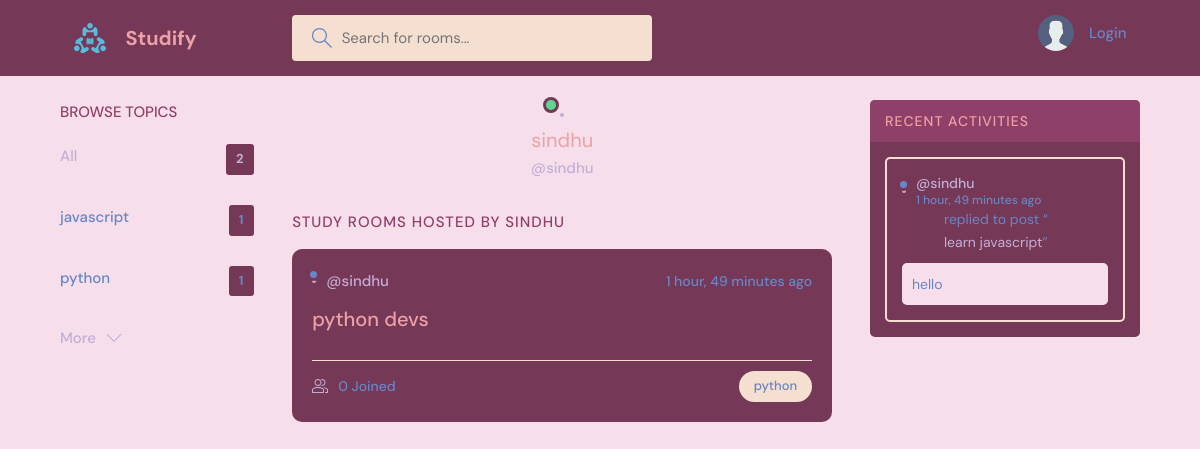
Screenshot of /profile/3/ with the database file from the repository.
### base/models.py (models this page shows, shortened)
class Topic(models.Model):
    name = models.CharField(max_length=200)

class Room(models.Model):
    host = models.ForeignKey(User, on_delete=models.SET_NULL, null=True)
    topic = models.ForeignKey(Topic, on_delete=models.SET_NULL, null=True)
    name = models.CharField(max_length=200)
    description = models.TextField(null=True, blank=True)
    participants = models.ManyToManyField(User, related_name='participants', blank=True)
    updated = models.DateTimeField(auto_now=True)
    created = models.DateTimeField(auto_now_add=True)
    class Meta:
        ordering = ['-updated', '-created']
    def __str__(self):
        return self.name

class Message(models.Model):
    user = models.ForeignKey(User, on_delete=models.CASCADE)
    room = models.ForeignKey(Room, on_delete=models.CASCADE)
    body = models.TextField()
    updated = models.DateTimeField(auto_now=True)
    created = models.DateTimeField(auto_now_add=True)
    class Meta:
        ordering = ['-updated', '-created']
    def __str__(self):
        return self.body[0:50]

### base/views.py (the view)
# urls.py: path('profile/<str:pk>/', views.userProfile, name="user-profile" ),
def userProfile(request, pk):
    user = User.objects.get(id=pk)
    rooms = user.room_set.all()
    room_messages = user.message_set.all()
    topics = Topic.objects.all()
    context = {'user': user, 'rooms': rooms, 'room_messages': room_messages, 'topics': topics}
    return render(request, 'base/profile.html', context)

### base/templates/base/profile.html (shortened to what this page needs)
{% extends 'main.html' %} {% block content %}
  <main class="profile-page layout layout--3">
    <div class="container">
      {% include 'base/topic_component.html' %}
      <div class="roomList">
        <div class="profile">
          <div class="profile__avatar">
            <div class="avatar avatar--large active">
            </div>
          </div>
          <div class="profile__info">
            <h3>{{user.username}}</h3>
            <p>@{{user.username}}</p>
          </div>
        </div>
        <div class="roomList__header">
          <div>
            <h2>Study Rooms Hosted by {{user.username}}</a>
            </h2>
          </div>
        </div>
        {% include 'base/feed_component.html' %}
      </div>
      {% include 'base/activity_component.html' %}
    </div>
  </main>
{% endblock %}

### templates/main.html (shortened to what this page needs)
<!DOCTYPE html>
{% load static %}
<html lang="en">
  <head>
    <link rel="stylesheet" href="{% static 'styles/style.css' %}" />
  </head>
  <body>
    {% include 'navbar.html' %}
    {% block content %}
    {% endblock %}
  </body>
</html>

### templates/navbar.html (shortened to what this page needs)
{% load static %}
<header class="header header--loggedIn">
    <div class="container">
      <a href="{% url 'home' %}" class="header__logo">
        <img src="{% static 'images/logo.svg' %}" />
        <h1>Studify</h1>
      </a>
      <form class="header__search" method="GET" action="{% url 'home' %}">
        <label>
          <input name="q" placeholder="Search for rooms..." />
        </label>
      </form>
      <nav class="header__menu">
        {% if request.user.is_authenticated %}
        <div class="header__user">
          <a href="{% url 'update-user' %}">
            <div class="avatar avatar--medium">
            </div>
            <p>{{request.user.username}}<span>@{{request.user.username}}</span></p>
          </a>
          <button class="dropdown-button">
            <svg version="1.1" xmlns="http://www.w3.org/2000/svg" width="32" height="32" viewBox="0 0 32 32">
              <title>chevron-down</title>
              <path d="M16 21l-13-13h-3l16 16 16-16h-3l-13 13z"></path>
            </svg>
          </button>
        </div>
        {% else %}
        <a href="{% url 'login' %}">
          <img src="{% static 'images/avatar.svg' %}" />
          <p>Login</p>
        </a>
        {% endif %}
      </nav>
    </div>
  </header>

### base/templates/base/topic_component.html
<div class="topics">
   <div class="topics__header">
     <h2>Browse Topics</h2>
   </div>
   <ul class="topics__list">
     <li>
       <a href="{% url 'home' %}" class="active">All <span>{{topics.count}}</span></a>
     </li>
     {% for topic in topics %}
     <li>
       <a href="{% url 'home' %}?q={{topic.name}}">{{topic.name}}<span>{{topic.room_set.all.count}}</span></a>
     </li>
     {% endfor %}
   <a class="btn btn--link" href="{% url 'topics' %}">
     More
     <svg version="1.1" xmlns="http://www.w3.org/2000/svg" width="32" height="32" viewBox="0 0 32 32">
       <title>chevron-down</title>
       <path d="M16 21l-13-13h-3l16 16 16-16h-3l-13 13z"></path>
     </svg>
   </a>
 </div>

### base/templates/base/feed_component.html (shortened to what this page needs)
{% for room in rooms %}
<div class="roomListRoom">
    <div class="roomListRoom__header">
      <a href="{% url 'user-profile' room.host.id %}" class="roomListRoom__author">
        <div class="avatar avatar--small">
        </div>
        <span>@{{room.host.username}}</span>
      </a>
      <div class="roomListRoom__actions">
        <span>{{room.created|timesince}} ago</span>
      </div>
    </div>
    <div class="roomListRoom__content">
      <a href="{% url 'room' room.id %}">{{room.name}}</a>
    </div>
    <div class="roomListRoom__meta">
      <a href="{% url 'room' room.id %}" class="roomListRoom__joined">
        {{room.participants.all.count}} Joined
      </a>
      <p class="roomListRoom__topic">{{room.topic.name}}</p>
    </div>
  </div>
  {% endfor %}

### base/templates/base/activity_component.html (shortened to what this page needs)
<div class="activities">
        <div class="activities__header">
          <h2>Recent Activities</h2>
        </div>
        {% for message in room_messages %}
        <div class="activities__box">
          <div class="activities__boxHeader roomListRoom__header">
            <a href="{% url 'user-profile' message.user.id %}" class="roomListRoom__author">
              <div class="avatar avatar--small">
              </div>
              <p>
                @{{message.user}}
                <span>{{message.created|timesince}} ago</span>
              </p>
            </a>
          </div>
          <div class="activities__boxContent">
            <p>replied to post “<a href="{% url 'room' message.room.id %}">{{message.room}}</a>”</p>
            <div class="activities__boxRoomContent">
              {{message.body}}
            </div>
          </div>
        </div>
        {% endfor %}
      </div>

### rows the page displays
Topic: name "javascript", room_set.all.count "1"
Topic: name "python", room_set.all.count "1"
Room: host.username "sindhu", created "1 hour, 49 minutes", name "python devs", participants.all.count "0", topic.name "python"
Message: user "sindhu", created "1 hour, 49 minutes", room "learn javascript", body "hello"

### other values shown
{{ topics.count }} "2"
{{ user.username }} "sindhu"
{{ user.username }} "SINDHU"
